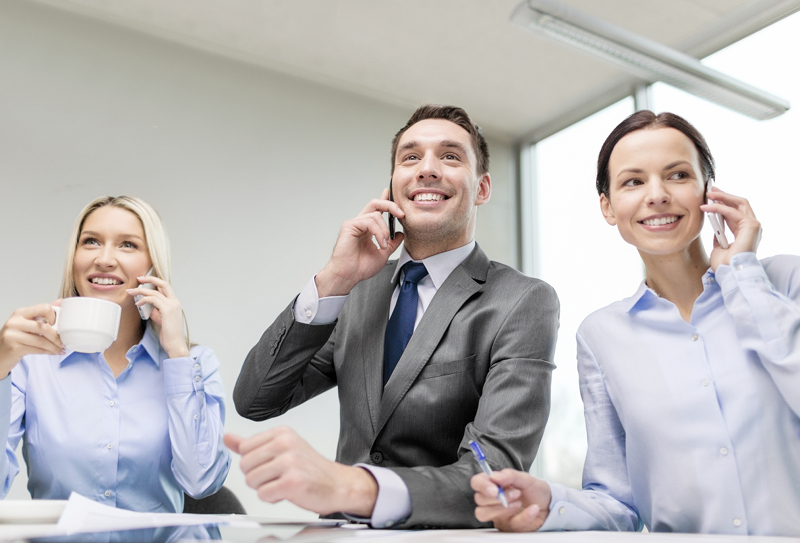
#> input picture shutterstock_207143998.jpg, 800 x 543 px, found by its file name
$ jupyter execute Untitled-1.ipynb   (shell and % lines are left out)
#> lines starting #> are read from the running program, lines starting #| are printed output that depends on the picture; after the words box and inside, x2 and y2 are one past the last pixel; in counts of white or black regions, pixels touching at a corner belong together
[cell 1]
print("Hello, World!")

[cell 2]
import cv2
print("OpenCV version:", cv2.__version__)

[cell 3]
import cv2
import matplotlib.pyplot as plt

[cell 4]
face_cascade = cv2.CascadeClassifier(cv2.data.haarcascades + 'haarcascade_frontalface_default.xml')

[cell 5]
# Function to detect and draw rectangles around faces
def detect_faces(image_path):
    # Read the image
    img = cv2.imread(image_path)
    # Convert the image to grayscale
    gray = cv2.cvtColor(img, cv2.COLOR_BGR2GRAY)
    # Detect faces in the image
    faces = face_cascade.detectMultiScale(gray, scaleFactor=1.3, minNeighbors=5)

[cell 6]
img = cv2.imread('C:\\Users\\Dell 7410\\Desktop\\project 1\\shutterstock_207143998.jpg')
#> img is the input picture: shape (543, 800, 3); mean B, G, R 181, 181.2, 184.2


gray = cv2.cvtColor(img, cv2.COLOR_BGR2GRAY)
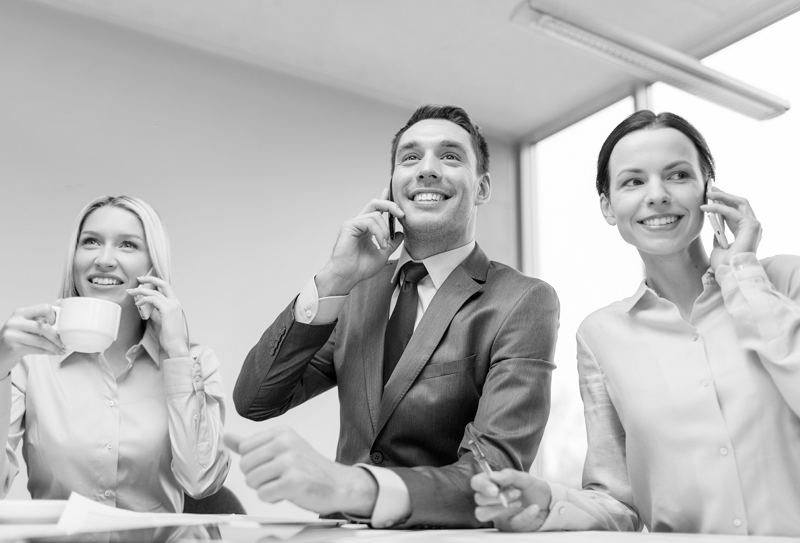
#> gray: shape (543, 800); min 0, max 255, mean 182.1
faces = face_cascade.detectMultiScale(gray, scaleFactor=1.3, minNeighbors=5)
#> faces = [[62, 208, 92, 92], [377, 112, 106, 106], [595, 129, 122, 122]]

[cell 7]
if len(faces) > 0:
    for (x, y, w, h) in faces:
        cv2.rectangle(img, (x, y), (x+w, y+h), (255, 0, 0), 2)
#> this loop made 3 passes
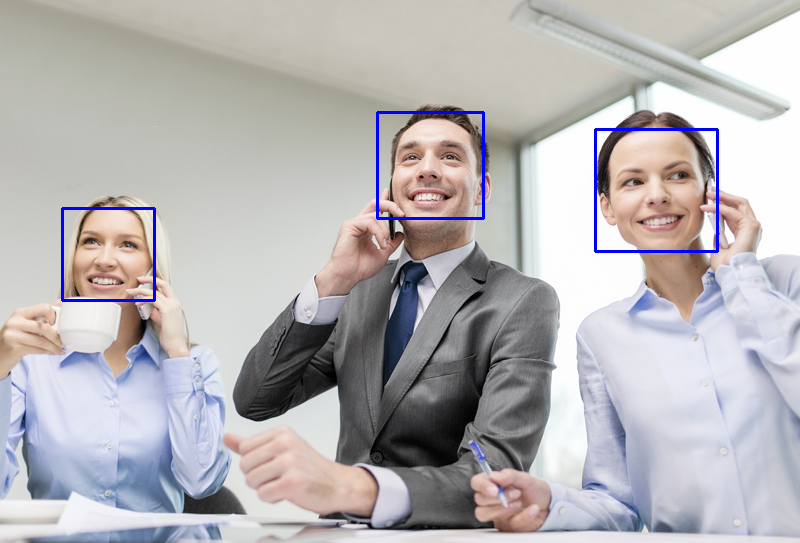
#> img: shape (543, 800, 3); 0.88% of pixels changed, all inside (x1, y1, x2, y2) = (61, 111, 719, 302)

[cell 8]
if len(faces) > 0:
    for (x, y, w, h) in faces:
        cv2.rectangle(img, (x, y), (x+w, y+h), (255, 0, 0), 2)

    # Display the image with rectangles using Matplotlib
    plt.imshow(cv2.cvtColor(img, cv2.COLOR_BGR2RGB))
    plt.axis('off')
    plt.show()
else:
    print("No faces detected.")
